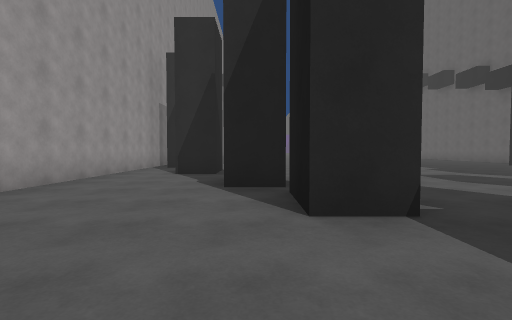
view 1 (above)

20 first-person views from a walk through a 3-D level made in the Unity game engine. The camera is 1.2 m above the floor, tilts 2° down and sees 85° across. The floor is counted in squares, 2.01 m on a side. Each view is taken from the middle of a square. On the plan, view 1 faces up. The plan holds only what a view shows up to about 9 squares ahead; the rest is blank. The place goes on beyond the plan. The player is left out.

view 2
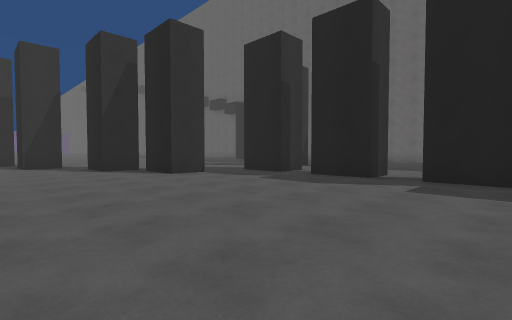

view 3
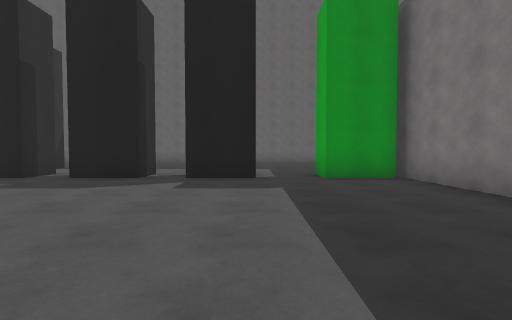

view 4
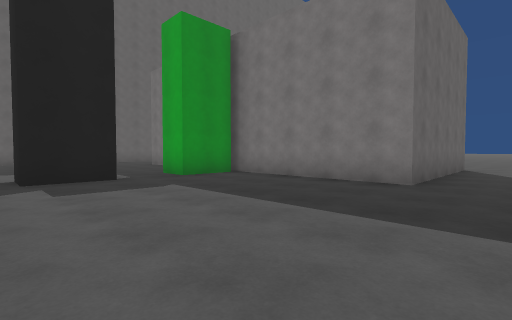

view 5
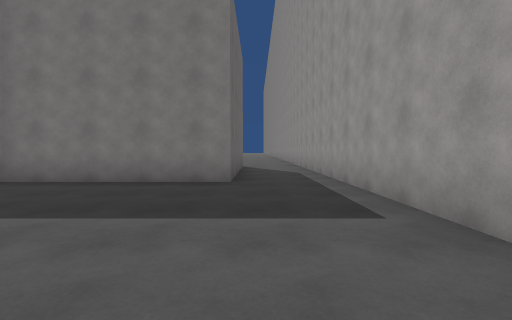

view 6
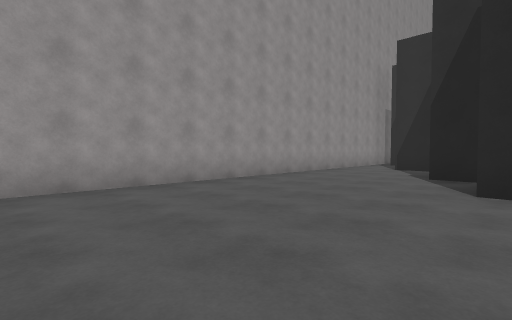

view 7
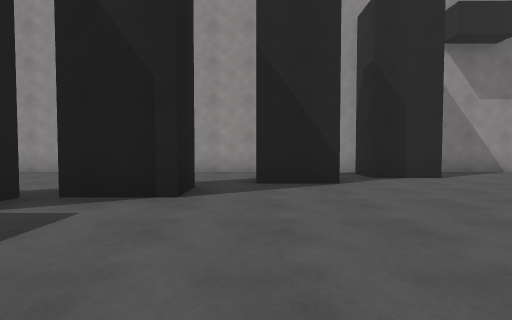

view 8
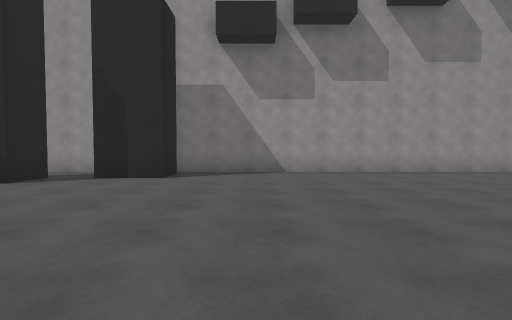

view 9
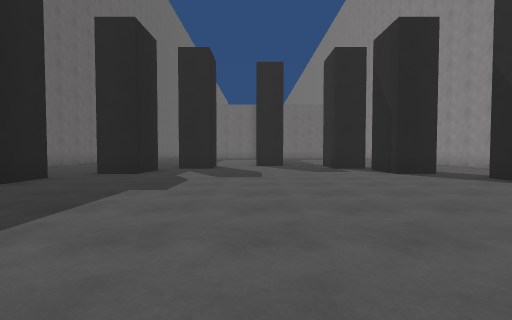

view 10
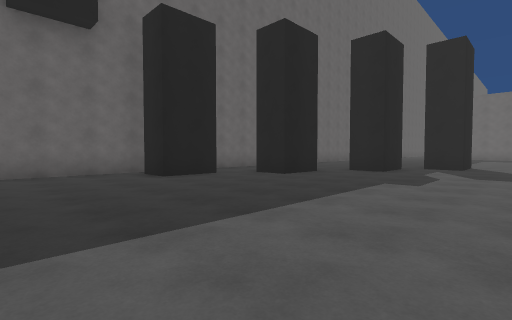

view 11
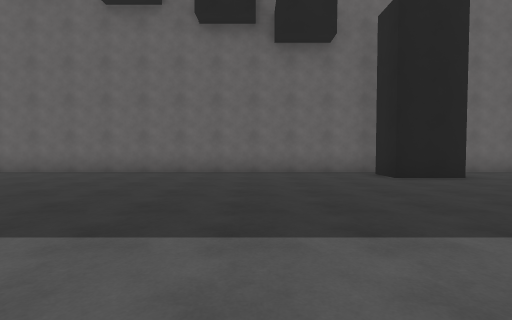

view 12
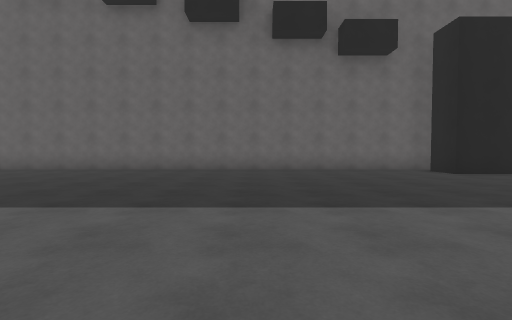

view 13
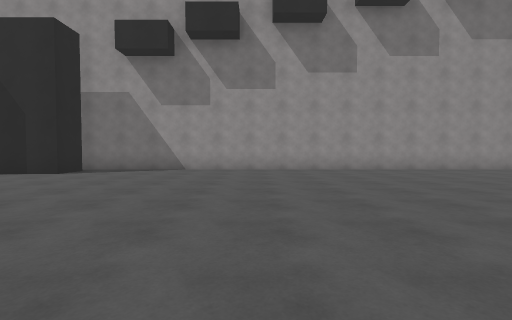

view 14
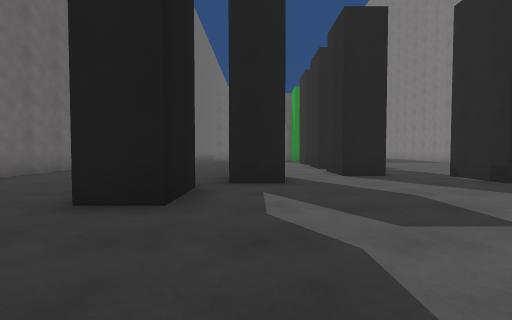

view 15
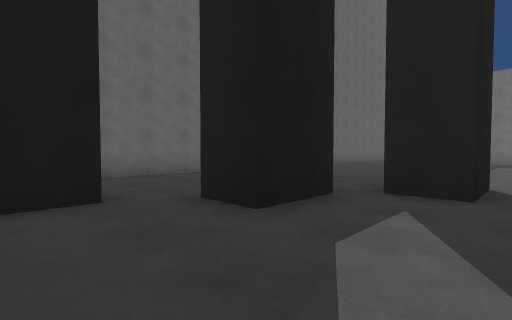

view 16
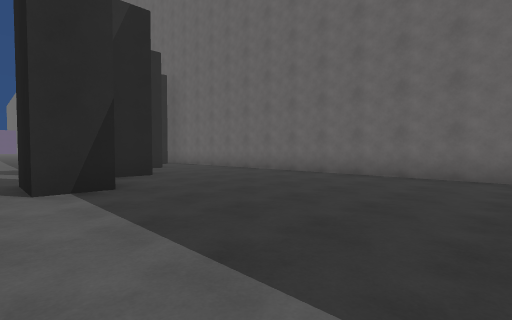

view 17
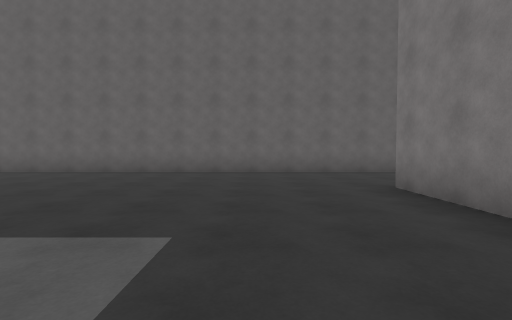

view 18
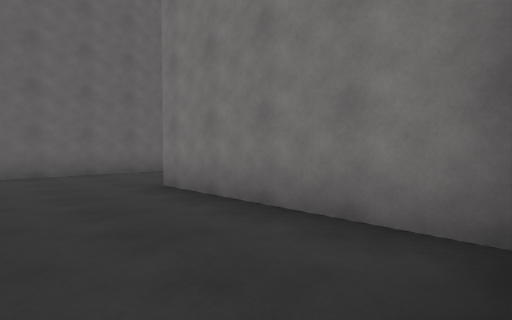

view 19
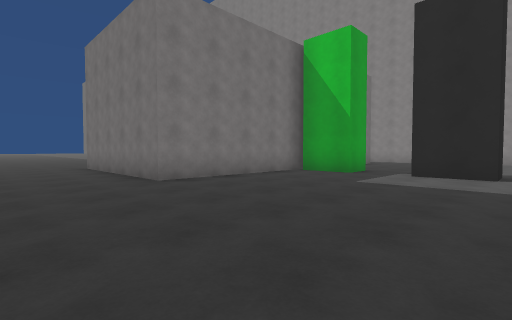

view 20
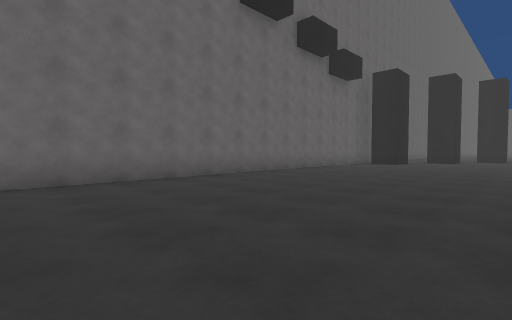

### Floor plan
Points are (right, up) in squares from view 1. A wall is a line through its corners. A room is listed if a view was taken in it or the views show most of it. See-through windows are left out.
Room 1 (views 1, 2, 3, 4, 5, 6)
walls: (-3.6, -3.8) (-3.6, -9.5); (3, -1.5) (3, 0); (3, -4) (3, -2.5); (3, 1) (3, 2.5); (1.5, 2.5) (0.5, 2.5) (0.5, 4); (3, -7) (3, -5.5); (0.5, 4.5) (-0.5, 4.5) (-0.5, 6); (-1.5, -9.5) (-1.5, -7.2) (3.5, -7.2); (-3.6, 6.6) (-3.6, -1.9); (-1, 7) (-2, 7)
ways out: opening at (2, 3) to room 2; opening at (3.5, -5) to room 2; opening at (3.5, -2) to room 2; opening at (-3, 7.5) to room 3
Room 2 (views 7, 8, 9, 10, 11, 12, 13, 14, 15, 16, 17, 18, 19, 20)
walls: (8.5, 6.9) (8.5, 8.5) (9.5, 8.5); (10, 9.4) (10, 11) (11, 11); (8, 4.5) (7, 4.5) (7, 6) (8, 6); (11.6, 10.5) (11.6, 23.5); (-0.5, 6) (0.5, 6) (0.5, 4.5); (-2.1, 8.5) (-1, 8.5) (-1, 7); (0.5, 4) (1.5, 4) (1.5, 2.5); (6.5, 2.5) (5.5, 2.5) (5.5, 4) (6.5, 4); (3, 2.5) (4, 2.5) (4, 1); (-3.1, 11) (-2, 11) (-2, 9.5); (4, -1.5) (3, -1.5); (3, -2.5) (4, -2.5) (4, -4); (3, -5.5) (4, -5.5) (4, -7); (-3.6, 23.5) (-3.6, 10.6); (3.5, -7.2) (8.5, -7.2) (8.5, -9.5); (11.6, -8.9) (11.6, 8.4)
ways out: opening at (2, 3) to room 1; opening at (3.5, -5) to room 1; opening at (3.5, -2) to room 1; opening at (-2, 9) to room 3
Room 3 (no view inside)
walls: (-2, 7) (-2, 7.8); (-2, 9.5) (-3, 9.5); (-3.6, 10.6) (-3.6, 6.6)
ways out: opening at (-3, 7.5) to room 1; opening at (-2, 9) to room 2

Where each view was taken, in squares from view 1:
view 1: 0 up, 0 right, facing up
view 2: 4 down, 3 left, facing up-right
view 3: 4 down, 3 left, facing right
view 4: 2 down, 3 left, facing down-right
view 5: 2 down, 2 left, facing down
view 6: 2 down, 1 right, facing up-left
view 7: 7 up, 4 right, facing left
view 8: 13 up, 4 right, facing left
view 9: 13 up, 4 right, facing down
view 10: 14 up, 4 right, facing down-right
view 11: 14 up, 4 right, facing right
view 12: 16 up, 3 right, facing right
view 13: 16 up, 5 right, facing left
view 14: 9 up, 6 right, facing down
view 15: 8 up, 5 right, facing down-right
view 16: 2 down, 5 right, facing up-right
view 17: 5 down, 4 right, facing right
view 18: 5 down, 4 right, facing down-right
view 19: 2 down, 11 right, facing down-left
view 20: 23 up, 6 right, facing down-right
